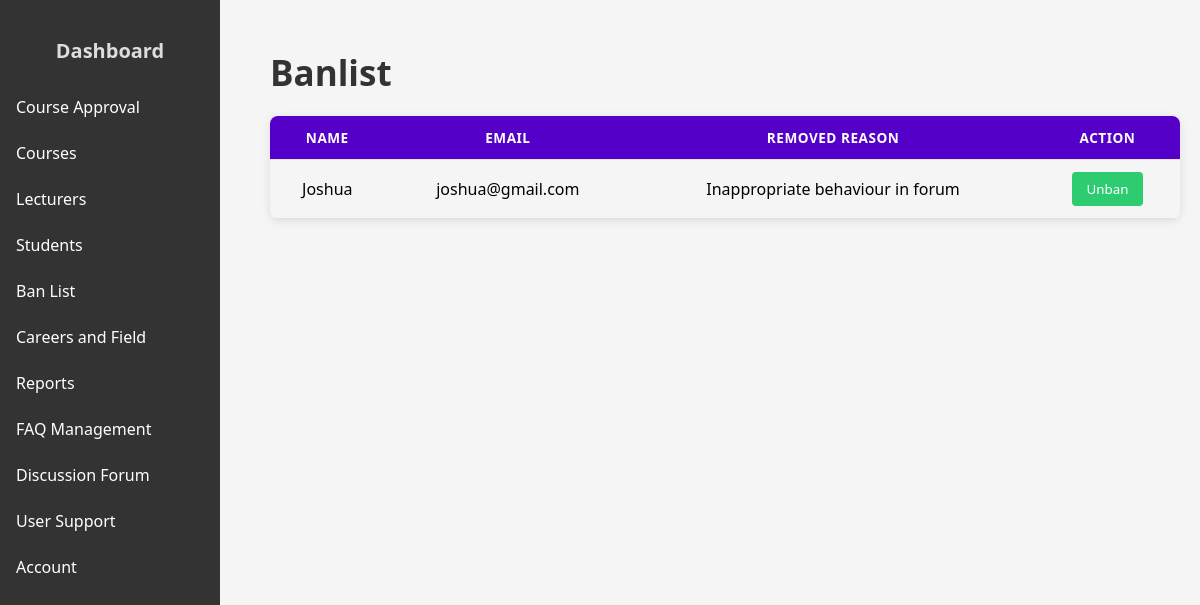
Page /admin_banlist.php (signed in) on the committed database.
### tables this page shows
CREATE TABLE `removed_user` (
  `user_email` varchar(100) NOT NULL,
  `name` varchar(100) NOT NULL,
  `removed_reason` text NOT NULL,
  `removed_status` varchar(100) NOT NULL
);

### admin_banlist.php (the view, shortened to what this page needs)
<?php
include "conn.php";
$sql_remove = "SELECT name, user_email, removed_reason FROM removed_user WHERE removed_status = 'Banned'";
$result_remove = $conn->query($sql_remove);
include 'admin_sidebar.php';
?>
<!DOCTYPE html>
<html lang="en">
<head>
    <link rel="stylesheet" href="admin.css">
</head>
<body>
<div class="main-content">
    <h2>Banlist</h2>
    <table>
        <tr>
            <th>Name</th>
            <th>Email</th>
            <th>Removed Reason</th>
            <th>Action</th>
        </tr>
        <?php
        if ($result_remove->num_rows > 0) {
            while($row = $result_remove->fetch_assoc()) {
                echo "<tr>";
                echo "<td>" . htmlspecialchars($row["name"]) . "</td>";
                echo "<td>" . htmlspecialchars($row["user_email"]) . "</td>";
                echo "<td>" . htmlspecialchars($row["removed_reason"]) . "</td>";
                echo "<td>
                        <button type='button' onclick=\"openApproveModal('" . $row["user_email"] . "')\">Unban</button>
                      </td>";
                echo "</tr>";
            }
        } else {
            echo "<tr><td colspan='4'>No banned users found.</td></tr>";
        }
        ?>
    </table>
</div>
</body>
</html>

### admin.css (style rules this page uses)
table { margin-bottom: 30px; }
body { font-family: 'Segoe UI', Tahoma, Geneva, Verdana, sans-serif, sans-serif; margin: 0; padding: 0; background-color: #f5f5f5; }
.main-content { margin-left: 250px; padding: 20px; }
h2 { color: #333; margin-bottom: 20px; font-size: 35px; }
table { width: 100%; border-collapse: collapse; margin: 20px 0; font-family: 'Segoe UI', Tahoma, Geneva, Verdana, sans-serif; box-shadow: 0 2px 10px rgba(0, 0, 0, 0.1); border-radius: 8px; overflow: hidden; }
th, td { padding: 12px 15px; border-bottom: 1px solid #e0e0e0; text-align: center; vertical-align: middle; }
th { background-color: #5400C8; color: white; font-weight: 600; text-transform: uppercase; font-size: 0.85em; letter-spacing: 0.5px; }
button { padding: 8px 15px; border: none; border-radius: 4px; cursor: pointer; font-weight: 500; transition: all 0.3s ease; white-space: nowrap; margin: 0 auto; font-family: 'Segoe UI', Tahoma, Geneva, Verdana, sans-serif; }
button[onclick*="Approve"] { background-color: #2ecc71; color: white; }

### admin_sidebar.php (style rules this page uses)
.main-content { margin-left: 220px; padding: 20px; }

### rows in the picture
removed_user: name "Joshua", user_email "joshua@gmail.com", removed_reason "Inappropriate behaviour in forum"
